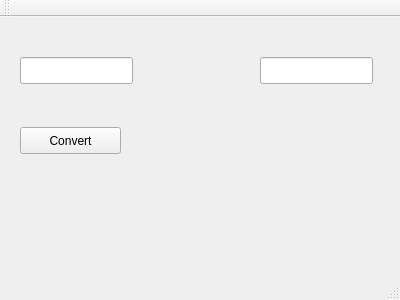
<?xml version="1.0" encoding="UTF-8"?>
<ui version="4.0">
 <class>MainWindow</class>
 <widget class="QMainWindow" name="MainWindow">
  <property name="geometry">
   <rect>
    <x>0</x>
    <y>0</y>
    <width>400</width>
    <height>300</height>
   </rect>
  </property>
  <property name="windowTitle">
   <string>MainWindow</string>
  </property>
  <widget class="QWidget" name="centralWidget">
   <widget class="QPushButton" name="pushButton">
    <property name="geometry">
     <rect>
      <x>20</x>
      <y>110</y>
      <width>101</width>
      <height>27</height>
     </rect>
    </property>
    <property name="text">
     <string>Convert</string>
    </property>
   </widget>
   <widget class="QLineEdit" name="lineEdit">
    <property name="geometry">
     <rect>
      <x>20</x>
      <y>40</y>
      <width>113</width>
      <height>27</height>
     </rect>
    </property>
   </widget>
   <widget class="QLineEdit" name="lineEdit_2">
    <property name="geometry">
     <rect>
      <x>260</x>
      <y>40</y>
      <width>113</width>
      <height>27</height>
     </rect>
    </property>
   </widget>
  </widget>
  <widget class="QMenuBar" name="menuBar">
   <property name="geometry">
    <rect>
     <x>0</x>
     <y>0</y>
     <width>400</width>
     <height>25</height>
    </rect>
   </property>
  </widget>
  <widget class="QToolBar" name="mainToolBar">
   <attribute name="toolBarArea">
    <enum>TopToolBarArea</enum>
   </attribute>
   <attribute name="toolBarBreak">
    <bool>false</bool>
   </attribute>
  </widget>
  <widget class="QStatusBar" name="statusBar"/>
 </widget>
 <layoutdefault spacing="6" margin="11"/>
 <resources/>
 <connections/>
</ui>
